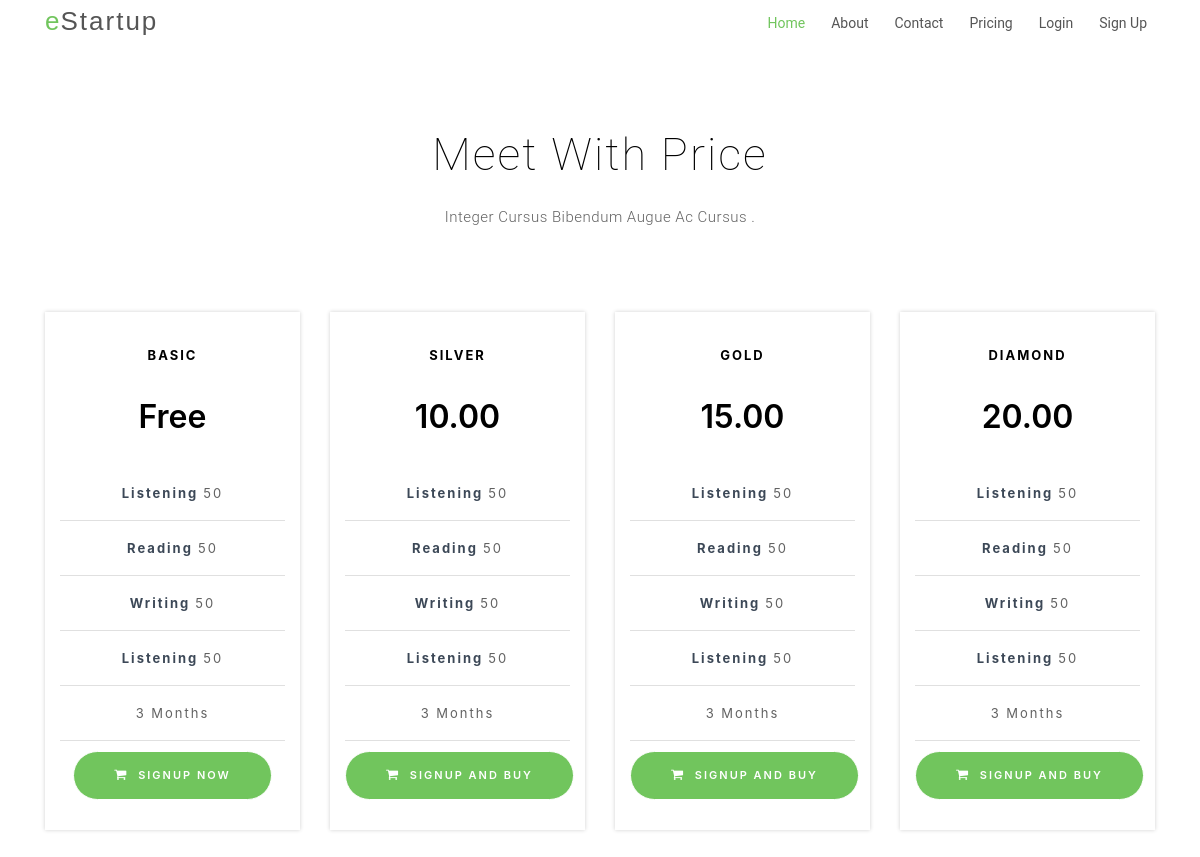
Page /membership/ on the committed database.
### membership/models.py (models this page shows, shortened)
class Membership(models.Model):
    MEMBERSHIP_TYPES = (
                        ('Basic','Basic'),
                        ('Silver','Silver'),
                        ('Gold','Gold'),
                        ('Diamond','Diamond'),
                        )
    member_type = models.CharField(primary_key=True,max_length=100, unique=True, choices=MEMBERSHIP_TYPES,default='Basic')
    price = models.DecimalField(max_digits=9, decimal_places=2, default=0.0)
    is_active = models.CharField(max_length=100, default=True)
    duration = models.IntegerField(default=3)
    total_listening_question = models.IntegerField(default=50)
    total_reading_question = models.IntegerField(default=50)
    total_speaking_question = models.IntegerField(default=50)
    total_writing_question = models.IntegerField(default=50)
    class Meta:
        ordering = ('price',)

### membership/views.py (the view)
# urls.py: path('', MembershipListView.as_view(),name='membership'),
class MembershipListView(ListView):
    model = Membership
    template_name='membership/membership.html'
    def get_queryset(self):
        qs = super().get_queryset()
        queryset = qs.filter(is_active=True)
        return queryset

### membership/templates/membership/membership.html
{% extends "base.html" %}
{% block content %}
<br>
<br>
  <section id="pricing" class="padd-section text-center wow fadeInUp">
    <div class="container">
      <div class="section-title text-center">
        <h2>Meet With Price</h2>
        <p class="separator">Integer cursus bibendum augue ac cursus .</p>
      </div>
    </div>
    <div class="container">
      <div class="row">
        {% for membership_type in object_list %}
        <div class="col-md-6 col-lg-3">
          <div class="block-pricing">
            <div class="table">
              <h4>{{ membership_type.member_type}}</h4>
              {% if membership_type.price == 0.0 %}
              <h2>Free</h2>
              {% else %}
              <h2>{{ membership_type.price}}</h2>
              {% endif %}
              <ul class="list-unstyled">
                <li><b>Listening </b> {{ membership_type.total_listening_question}}</li>
                <li><b>Reading </b> {{ membership_type.total_reading_question}}</li>
                <li><b>Writing </b> {{ membership_type.total_writing_question}}</li>
                <li><b>Listening </b> {{ membership_type.total_listening_question}}</li>
                <li>{{ membership_type.duration}} months</li>
              </ul>
              <div class="table_btn">
                {% if membership_type.price == 0.0 %}
                {% if request.user.is_authenticated %}
                <a href="{% url 'account_register' %}" class="btn"><i class="fa fa-graduation-cap"></i> Practice</a>
                {% else %}
                <a href="{% url 'account_register' %}" class="btn"><i class="fa fa-shopping-cart"></i> Signup Now</a>
                {% endif %}
                {% else %}
                {% if request.user.is_authenticated %}
                <a href="{% url 'new_order'  membership_type.member_type %}" class="btn"><i class="fa fa-shopping-cart"></i> Buy Now</a>
                {% else %}
                <a href="{% url 'new_order' membership_type.member_type %}"  class="btn"><i class="fa fa-shopping-cart"></i> SignUp and Buy</a>
                {% endif %}
                {% endif %}
              </div>
            </div>
          </div>
        </div>
        {% endfor %}
      </div>
    </div>
  </section>
{% endblock %}

### modules/static/css/style.css (style rules this page uses)
body { background-color: #fff; color: #333; }
h1, h2, h3, h4, h5, h6 { margin: 0; }
h2 { color: #000; font-weight: 600; }
h4 { color: #000; font-size: 13px; font-weight: 700; letter-spacing: 2px; text-transform: uppercase; line-height: 2; }
a { letter-spacing: 2px; text-decoration: none; }
ul { letter-spacing: 1px; }
li { color: #626262; font-size: 13px; font-weight: 400; letter-spacing: 2px; line-height: 30px; text-transform: capitalize; }
p { color: #505050; font-size: 14px; font-weight: 300; letter-spacing: 0.5px; line-height: 2; margin-bottom: 20px; }
.btn { border: 1px solid #fff; border-radius: 50px; color: #fff; font-size: 11px; font-weight: 600; padding: 15px 40px; text-transform: uppercase; -moz-transition: all 0.5s ease-in-out 0s; -ms-transition: all 0.5s ease-in-out 0s; -o-transition: all 0.5s ease-in-out 0s; -webkit-transition: all 0.5s ease-in-out 0s; transition: all 0.5s ease-in-out 0s; }
.fa { font-size: 13px; }
.padd-section { padding-bottom: 80px; padding-top: 80px; }
.section-title { margin-bottom: 80px; }
.section-title h2 { font-family: "Roboto", sans-serif; font-size: 45px; font-weight: 100; letter-spacing: 2px; margin-bottom: 20px; text-transform: capitalize; }
.section-title .separator { margin: 0; }
.separator { color: #626262; font-family: "Roboto", sans-serif; font-size: 15px; font-weight: 300; margin-bottom: 30px; text-transform: capitalize; }
#pricing .block-pricing { background: #fff; box-shadow: 0 0 0 0 rgba(0, 0, 0, 0.2), 0 0 4px 0 rgba(0, 0, 0, 0.19); display: inline-block; position: relative; width: 100%; }
#pricing .block-pricing .table { margin-bottom: 0; padding: 30px 15px; max-width: 100%; width: 100%; }
#pricing .block-pricing .table h4 { padding-bottom: 30px; }
#pricing .block-pricing h2 { margin-bottom: 30px; }
#pricing .block-pricing ul { list-style: outside none none; margin: 10px auto; max-width: 240px; padding: 0; }
#pricing .block-pricing ul li { border-bottom: 1px solid rgba(153, 153, 153, 0.3); padding: 12px 0; text-align: center; }
#pricing .block-pricing ul li b { color: #3c4857; }
#pricing .block-pricing .table .table_btn a { background: #71c55d; color: #fff; margin: 0; display: inline-block; }
#pricing .block-pricing .table .table_btn a .fa { font-size: 13px; margin-right: 5px; }

### rows in the picture
Membership: member_type "BASIC", price "Free", total_listening_question "50", total_reading_question "50", total_writing_question "50", duration "3"
Membership: member_type "SILVER", price "10.00", total_listening_question "50", total_reading_question "50", total_writing_question "50", duration "3", shows "SIGNUP AND BUY"
Membership: member_type "GOLD", price "15.00", total_listening_question "50", total_reading_question "50", total_writing_question "50", duration "3", shows "SIGNUP AND BUY"
Membership: member_type "DIAMOND", price "20.00", total_listening_question "50", total_reading_question "50", total_writing_question "50", duration "3", shows "SIGNUP AND BUY"
